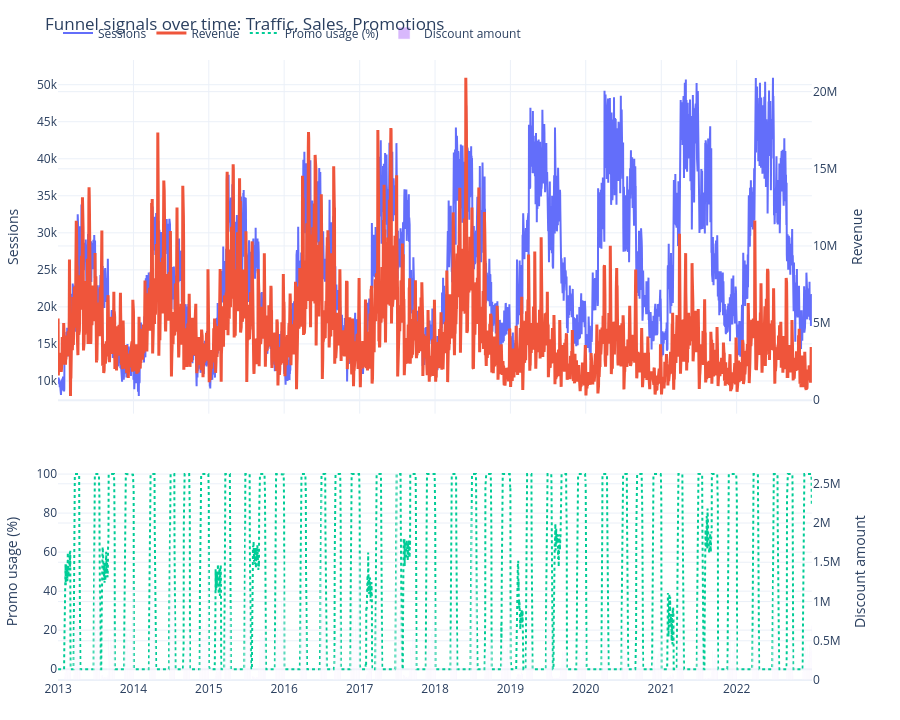
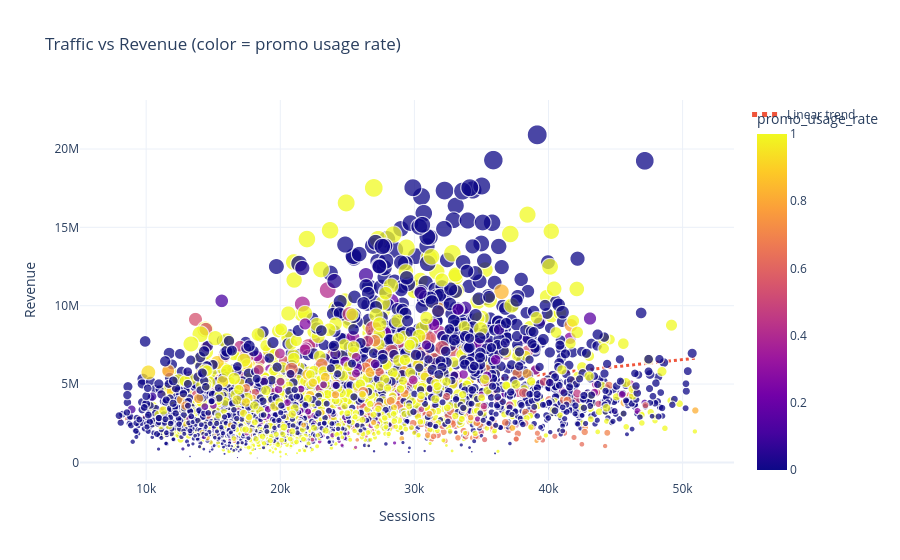
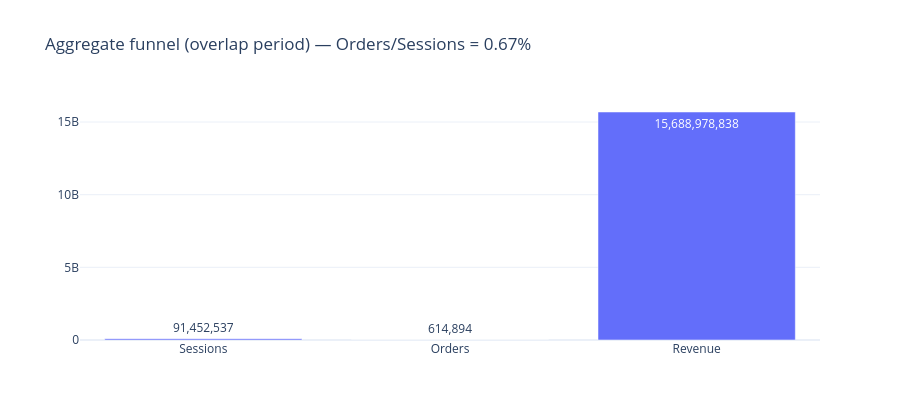

Write notebook code for charts like these, in order.
### Markdown cell above
## Funnel & Conversion (Web Traffic → Promo Usage → Sales)

### Code cell
# %% Funnel & Conversion
""" MARKDOWN INSIGHT: A healthy funnel shows a stable (or improving) conversion from sessions → orders → revenue. If promo usage spikes without a revenue lift, discounts may be cannibalizing margin or attracting low-intent traffic. """

if web_df is None or sales_df is None:
    print("[skip] Need web_traffic and sales for funnel analysis.")
else:
    web = web_df.copy()
    web, web_date = ensure_datetime(web, ["date"])
    if web_date is None:
        print("[skip] web_traffic has no date column")
    else:
        web[web_date] = web[web_date].dt.floor("D")
        agg_web = {
            "sessions": "sum",
            "unique_visitors": "sum",
            "page_views": "sum",
            "bounce_rate": "mean",
            "avg_session_duration_sec": "mean",
        }
        web_cols = [c for c in agg_web if c in web.columns]
        web_daily = (
            web.groupby(web_date, as_index=False)[web_cols]
            .agg({c: agg_web[c] for c in web_cols})
            .rename(columns={web_date: "date"})
        )

        sales = sales_df.copy()
        sales, sales_date = ensure_datetime(sales, ["Date"])
        if sales_date is None:
            print("[skip] sales has no Date column")
        else:
            sales[sales_date] = sales[sales_date].dt.floor("D")
            sales_cols = [c for c in ["Revenue", "COGS"] if c in sales.columns]
            sales_daily = (
                sales.groupby(sales_date, as_index=False)[sales_cols]
                .sum()
                .rename(columns={sales_date: "date"})
            )
            if "Revenue" in sales_daily.columns and "COGS" in sales_daily.columns:
                sales_daily["Gross_Margin"] = sales_daily["Revenue"] - sales_daily["COGS"]

            # Orders daily
            orders_daily = None
            if orders_df is not None and "order_date" in orders_df.columns:
                tmp = orders_df.copy()
                tmp["order_date"] = pd.to_datetime(tmp["order_date"], errors="coerce").dt.floor("D")
                orders_daily = tmp.groupby("order_date", as_index=False).agg(
                    orders=("order_id", "nunique") if "order_id" in tmp.columns else ("order_date", "size"),
                    purchasers=("customer_id", "nunique") if "customer_id" in tmp.columns else ("order_date", "size"),
                ).rename(columns={"order_date": "date"})

            # Promo usage daily (share of order_items lines with promo_id)
            promo_daily = None
            if order_items_df is not None:
                oi = order_items_df.copy()
                promo_cols = [c for c in ["promo_id", "promo_id_2"] if c in oi.columns]
                if promo_cols and orders_df is not None and "order_id" in oi.columns and "order_date" in orders_df.columns:
                    oi = safe_merge(oi, orders_df[["order_id", "order_date"]], on="order_id", how="left")
                    oi["order_date"] = pd.to_datetime(oi["order_date"], errors="coerce").dt.floor("D")
                    promo_any = np.zeros(len(oi), dtype=bool)
                    for pc in promo_cols:
                        promo_any |= oi[pc].notna().to_numpy()
                    oi["promo_any"] = promo_any
                    if "discount_amount" in oi.columns:
                        oi["discount_amount"] = pd.to_numeric(oi["discount_amount"], errors="coerce")
                    promo_daily = (
                        oi.groupby("order_date", as_index=False).agg(
                            promo_usage_rate=("promo_any", "mean"),
                            discount_amount=("discount_amount", "sum") if "discount_amount" in oi.columns else ("promo_any", "size"),
                            line_items=("order_id", "size"),
                        ).rename(columns={"order_date": "date"})
                    )

            # Assemble daily frame (inner join on overlapping dates)
            daily = web_daily.merge(sales_daily, on="date", how="inner")
            if orders_daily is not None:
                daily = daily.merge(orders_daily, on="date", how="left")
            if promo_daily is not None:
                daily = daily.merge(promo_daily, on="date", how="left")

            daily = daily.sort_values("date")
            display(daily.head())

            # Time series: sessions vs revenue + promo usage
            fig = make_subplots(
                rows=2,
                cols=1,
                shared_xaxes=True,
                vertical_spacing=0.08,
                specs=[[{"secondary_y": True}], [{"secondary_y": True}]],
                row_heights=[0.62, 0.38],
            )

            if "sessions" in daily.columns:
                fig.add_trace(
                    go.Scatter(x=daily["date"], y=daily["sessions"], name="Sessions", mode="lines"),
                    row=1,
                    col=1,
                    secondary_y=False,
                )
            if "Revenue" in daily.columns:
                fig.add_trace(
                    go.Scatter(
                        x=daily["date"],
                        y=daily["Revenue"],
                        name="Revenue",
                        mode="lines",
                        line=dict(width=3),
                    ),
                    row=1,
                    col=1,
                    secondary_y=True,
                )
            if "promo_usage_rate" in daily.columns:
                fig.add_trace(
                    go.Scatter(
                        x=daily["date"],
                        y=100.0 * daily["promo_usage_rate"].fillna(0.0),
                        name="Promo usage (%)",
                        mode="lines",
                        line=dict(dash="dot"),
                    ),
                    row=2,
                    col=1,
                    secondary_y=False,
                )
            if "discount_amount" in daily.columns:
                fig.add_trace(
                    go.Bar(
                        x=daily["date"],
                        y=daily["discount_amount"].fillna(0.0),
                        name="Discount amount",
                        opacity=0.45,
                    ),
                    row=2,
                    col=1,
                    secondary_y=True,
                )

            fig.update_layout(
                title="Funnel signals over time: Traffic, Sales, Promotions",
                height=720,
                legend=dict(orientation="h", yanchor="bottom", y=1.02, xanchor="left", x=0),
                margin=dict(l=40, r=40, t=60, b=40),
            )
            fig.update_yaxes(title_text="Sessions", row=1, col=1, secondary_y=False)
            fig.update_yaxes(title_text="Revenue", row=1, col=1, secondary_y=True)
            fig.update_yaxes(title_text="Promo usage (%)", row=2, col=1, secondary_y=False)
            fig.update_yaxes(title_text="Discount amount", row=2, col=1, secondary_y=True)
            fig.show()

            # Scatter: sessions vs revenue colored by promo usage
            if "sessions" in daily.columns and "Revenue" in daily.columns:
                color_col = "promo_usage_rate" if "promo_usage_rate" in daily.columns else None
                fig2 = px.scatter(
                    daily,
                    x="sessions",
                    y="Revenue",
                    color=color_col,
                    size="orders" if "orders" in daily.columns else None,
                    title="Traffic vs Revenue (color = promo usage rate)",
                    labels={"sessions": "Sessions", "Revenue": "Revenue"},
                )
                fig2.update_traces(marker=dict(opacity=0.75))
                fig2 = add_regression_line(
                    fig2,
                    x=daily["sessions"].to_numpy(dtype=float),
                    y=daily["Revenue"].to_numpy(dtype=float),
                    name="Linear trend",
                )
                fig2.show()

            # Simple funnel summary (overlapping period)
            if orders_df is not None and "order_date" in orders_df.columns and "sessions" in daily.columns:
                total_sessions = float(daily["sessions"].sum())
                total_orders = float(daily.get("orders", pd.Series([np.nan])).sum())
                total_revenue = float(daily.get("Revenue", pd.Series([np.nan])).sum())
                conv = (total_orders / total_sessions) if total_sessions else np.nan
                fig3 = go.Figure(
                    data=[
                        go.Bar(
                            x=["Sessions", "Orders", "Revenue"],
                            y=[total_sessions, total_orders, total_revenue],
                            text=[f"{total_sessions:,.0f}", f"{total_orders:,.0f}", f"{total_revenue:,.0f}"],
                            textposition="auto",
                        )
                    ]
                )
                fig3.update_layout(
                    title=f"Aggregate funnel (overlap period) — Orders/Sessions = {conv:.2%}",
                    height=420,
                )
                fig3.show()

### Figure 1 — Plotly figure (JSON) as saved in the notebook; plotly's stock layout.template omitted (floating-point values rounded to 4 significant figures; data arrays with more than 128 entries replaced by an {"elided": "..."} marker saying what was removed)
{"data": [{"mode": "lines", "name": "Sessions", "type": "scatter", "x": {"elided": "3652 str values"}, "xaxis": "x", "y": {"elided": "3652 int values"}, "yaxis": "y"}, {"line": {"width": 3}, "mode": "lines", "name": "Revenue", "type": "scatter", "x": {"elided": "3652 str values"}, "xaxis": "x", "y": {"elided": "3652 float values"}, "yaxis": "y2"}, {"line": {"dash": "dot"}, "mode": "lines", "name": "Promo usage (%)", "type": "scatter", "x": {"elided": "3652 str values"}, "xaxis": "x2", "y": {"elided": "3652 float values"}, "yaxis": "y3"}, {"name": "Discount amount", "opacity": 0.45, "type": "bar", "x": {"elided": "3652 str values"}, "xaxis": "x2", "y": {"elided": "3652 float values"}, "yaxis": "y4"}], "layout": {"height": 720, "legend": {"orientation": "h", "x": 0, "xanchor": "left", "y": 1.02, "yanchor": "bottom"}, "margin": {"b": 40, "l": 40, "r": 40, "t": 60}, "title": {"text": "Funnel signals over time: Traffic, Sales, Promotions"}, "xaxis": {"anchor": "y", "domain": [0, 0.94], "matches": "x2", "showticklabels": false}, "xaxis2": {"anchor": "y3", "domain": [0, 0.94]}, "yaxis": {"anchor": "x", "domain": [0.4296, 1], "title": {"text": "Sessions"}}, "yaxis2": {"anchor": "x", "overlaying": "y", "side": "right", "title": {"text": "Revenue"}}, "yaxis3": {"anchor": "x2", "domain": [0, 0.3496], "title": {"text": "Promo usage (%)"}}, "yaxis4": {"anchor": "x2", "overlaying": "y3", "side": "right", "title": {"text": "Discount amount"}}}}

### Figure 2 — Plotly figure (JSON) as saved in the notebook; plotly's stock layout.template omitted (floating-point values rounded to 4 significant figures; data arrays with more than 128 entries replaced by an {"elided": "..."} marker saying what was removed)
{"data": [{"hovertemplate": "Sessions=%{x}<br>Revenue=%{y}<br>orders=%{marker.size}<br>promo_usage_rate=%{marker.color}<extra></extra>", "legendgroup": "", "marker": {"color": {"elided": "3652 float values"}, "coloraxis": "coloraxis", "opacity": 0.75, "size": {"elided": "3652 int values"}, "sizemode": "area", "sizeref": 2.007, "symbol": "circle"}, "mode": "markers", "name": "", "showlegend": false, "type": "scattergl", "x": {"elided": "3652 int values"}, "xaxis": "x", "y": {"elided": "3652 float values"}, "yaxis": "y"}, {"line": {"dash": "dot", "width": 3}, "mode": "lines", "name": "Linear trend", "type": "scatter", "x": [7973.0, 8850.0, 9727.0, 10600.0, 11480.0, 12360.0, 13240.0, 14110.0, 14990.0, 15870.0, 16740.0, 17620.0, 18500.0, 19370.0, 20250.0, 21130.0, 22010.0, 22880.0, 23760.0, 24640.0, 25510.0, 26390.0, 27270.0, 28140.0, 29020.0, 29900.0, 30780.0, 31650.0, 32530.0, 33410.0, 34280.0, 35160.0, 36040.0, 36910.0, 37790.0, 38670.0, 39550.0, 40420.0, 41300.0, 42180.0, 43050.0, 43930.0, 44810.0, 45680.0, 46560.0, 47440.0, 48320.0, 49190.0, 50070.0, 50950.0], "y": [2747000.0, 2827000.0, 2907000.0, 2986000.0, 3066000.0, 3145000.0, 3225000.0, 3304000.0, 3384000.0, 3464000.0, 3543000.0, 3623000.0, 3702000.0, 3782000.0, 3861000.0, 3941000.0, 4021000.0, 4100000.0, 4180000.0, 4259000.0, 4339000.0, 4418000.0, 4498000.0, 4577000.0, 4657000.0, 4737000.0, 4816000.0, 4896000.0, 4975000.0, 5055000.0, 5134000.0, 5214000.0, 5294000.0, 5373000.0, 5453000.0, 5532000.0, 5612000.0, 5691000.0, 5771000.0, 5851000.0, 5930000.0, 6010000.0, 6089000.0, 6169000.0, 6248000.0, 6328000.0, 6407000.0, 6487000.0, 6567000.0, 6646000.0]}], "layout": {"coloraxis": {"colorbar": {"title": {"text": "promo_usage_rate"}}, "colorscale": [[0, "#0d0887"], [0.1111, "#46039f"], [0.2222, "#7201a8"], [0.3333, "#9c179e"], [0.4444, "#bd3786"], [0.5556, "#d8576b"], [0.6667, "#ed7953"], [0.7778, "#fb9f3a"], [0.8889, "#fdca26"], [1, "#f0f921"]]}, "legend": {"itemsizing": "constant", "tracegroupgap": 0}, "title": {"text": "Traffic vs Revenue (color = promo usage rate)"}, "xaxis": {"anchor": "y", "domain": [0, 1], "title": {"text": "Sessions"}}, "yaxis": {"anchor": "x", "domain": [0, 1], "title": {"text": "Revenue"}}}}

### Figure 3 — Plotly figure (JSON) as saved in the notebook; plotly's stock layout.template omitted (floating-point values rounded to 4 significant figures)
{"data": [{"text": ["91,452,537", "614,894", "15,688,978,838"], "textposition": "auto", "type": "bar", "x": ["Sessions", "Orders", "Revenue"], "y": [91452537, 614894, 15690000000.0]}], "layout": {"height": 420, "title": {"text": "Aggregate funnel (overlap period) — Orders/Sessions = 0.67%"}}}
